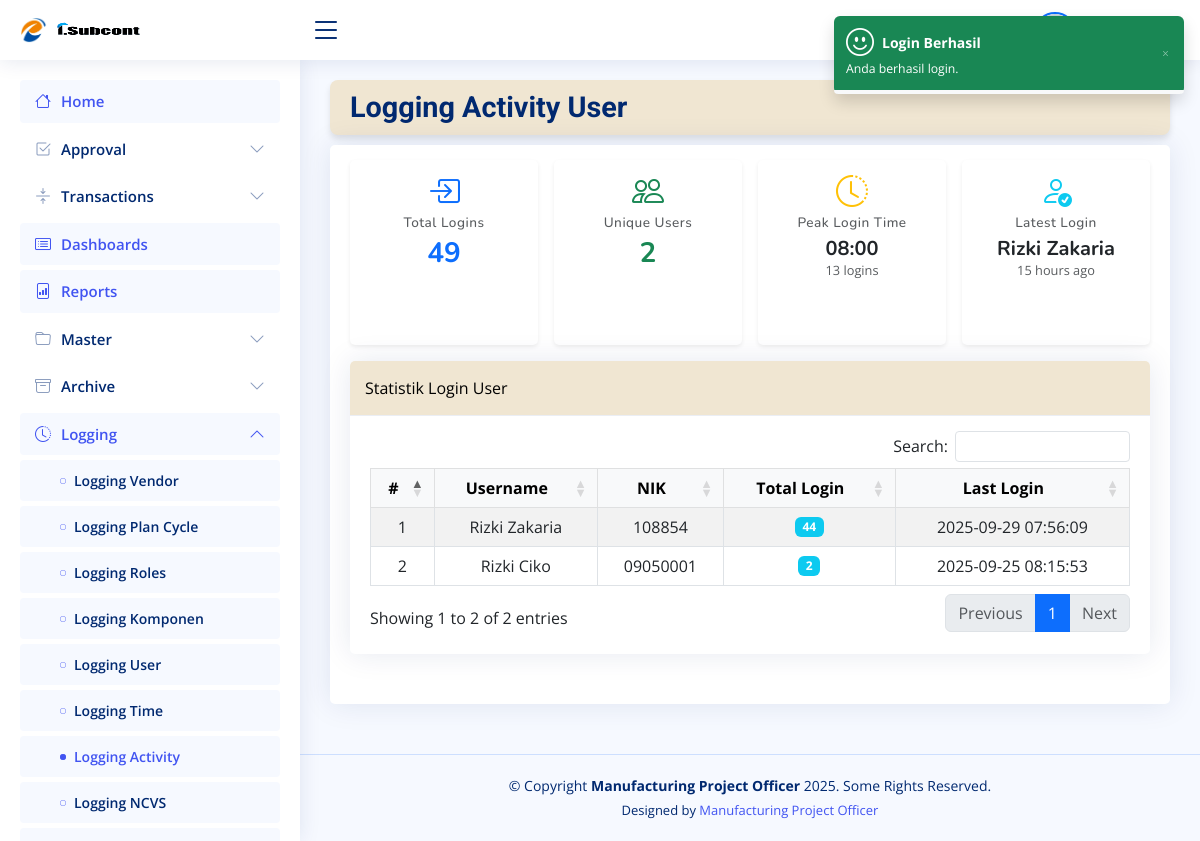
The app's page /pages/log-activity.php (signed in) with its own data.
### tables this page shows
CREATE TABLE `menus` (
  `id` int(11) NOT NULL,
  `name` varchar(100) NOT NULL,
  `key_name` varchar(100) NOT NULL,
  `url` varchar(150) DEFAULT NULL,
  `icon` varchar(50) DEFAULT NULL,
  `parent_id` int(11) DEFAULT NULL,
  `ordering` int(11) DEFAULT 0,
  `is_active` tinyint(1) DEFAULT 1
);

CREATE TABLE `tlog_login` (
  `id_log` int(11) NOT NULL,
  `id_user` int(11) DEFAULT NULL,
  `ip_address` varchar(50) DEFAULT NULL,
  `user_agent` text DEFAULT NULL,
  `login_time` datetime NOT NULL DEFAULT current_timestamp()
);

CREATE TABLE `tbl_user` (
  `id_user` int(11) NOT NULL,
  `username` varchar(50) NOT NULL,
  `role_id` int(11) DEFAULT NULL,
  `nik_user` varchar(50) NOT NULL,
  `pass_user` varchar(255) NOT NULL,
  `pass_plain` varchar(255) NOT NULL,
  `last_login` timestamp NULL DEFAULT NULL,
  `is_deleted` tinyint(4) NOT NULL,
  `updated_by` varchar(50) NOT NULL,
  `timestamp` timestamp NOT NULL DEFAULT current_timestamp()
);

### config/function.php (called while the page is built, shortened)
<?php
function time_elapsed_string($datetime, $full = false): string
{
    $now = new DateTime;
    $ago = new DateTime($datetime);
    $diff = $now->diff($ago);
    $weeks = floor($diff->days / 7);
    $days  = $diff->days % 7;
    $string = [
        'y' => $diff->y . ' year' . ($diff->y > 1 ? 's' : ''),
        'm' => $diff->m . ' month' . ($diff->m > 1 ? 's' : ''),
        'w' => $weeks . ' week' . ($weeks > 1 ? 's' : ''),
        'd' => $days . ' day' . ($days > 1 ? 's' : ''),
        'h' => $diff->h . ' hour' . ($diff->h > 1 ? 's' : ''),
        'i' => $diff->i . ' minute' . ($diff->i > 1 ? 's' : ''),
        's' => $diff->s . ' second' . ($diff->s > 1 ? 's' : ''),
    ];
    foreach ($string as $k => $v) {
        if (strpos($v, '0') === 0) {
            unset($string[$k]);
        }
    }
    if (!$full) {
        $string = array_slice($string, 0, 1);
    }
    return $string ? implode(', ', $string) . ' ago' : 'just now';
}
function get_login_log_stats($conn)
{
    $sql = "SELECT COUNT(*) as total FROM tlog_login";
    $total_logins = $conn->query($sql)->fetch_assoc()['total'];
    $sql = "SELECT COUNT(DISTINCT id_user) as unique_users FROM tlog_login";
    $unique_users = $conn->query($sql)->fetch_assoc()['unique_users'];
    $sql = "SELECT id_user, COUNT(*) as jumlah
            FROM tlog_login
            GROUP BY id_user
            ORDER BY jumlah DESC
            LIMIT 1";
    $most_active = $conn->query($sql)->fetch_assoc();
    $sql = "SELECT l.id_user, u.username, l.login_time, l.ip_address
            FROM tlog_login l
            LEFT JOIN tbl_user u ON l.id_user = u.id_user
            ORDER BY l.login_time DESC
            LIMIT 1;";
    $latest = $conn->query($sql)->fetch_assoc();
    $latest['time_ago'] = time_elapsed_string($latest['login_time']);
    $sql = "SELECT HOUR(login_time) as jam, COUNT(*) as jumlah
            FROM tlog_login
            GROUP BY jam
            ORDER BY jumlah DESC
            LIMIT 1";
    $peak = $conn->query($sql)->fetch_assoc();
    $peak_hour = $peak ? sprintf("%02d:00", $peak['jam']) : '-';
    return [
        'total_logins'   => $total_logins,
        'unique_users'   => $unique_users,
        'most_active'    => $most_active,
        'latest'         => $latest,
        'peak_login'     => [
            'hour'           => $peak_hour,
            'jumlah'         => $peak['jumlah'] ?? 0
        ]
    ];
}

### pages/log-activity.php (the view, shortened to what this page needs)
<?php
require_once __DIR__ . '/../config/function.php';
require_once __DIR__ . '/../config/auth.php';
$stats_query = mysqli_query($conn, "
    SELECT u.id_user, u.username, u.nik_user,
           COUNT(l.id_log) AS total_login,
           MAX(l.login_time) AS last_login
    FROM tbl_user u
    LEFT JOIN tlog_login l ON u.id_user = l.id_user
    GROUP BY u.id_user, u.username, u.nik_user
    ORDER BY total_login DESC
");
$stats = get_login_log_stats($conn);
?>
<!DOCTYPE html>
<html lang="en">
<head>
  <link href="../assets/vendor/bootstrap/css/bootstrap.min.css" rel="stylesheet">
  <link href="../assets/vendor/bootstrap-icons/bootstrap-icons.css" rel="stylesheet">
  <link href="../assets/vendor/boxicons/css/boxicons.min.css" rel="stylesheet">
  <link href="../assets/vendor/quill/quill.snow.css" rel="stylesheet">
  <link href="../assets/vendor/quill/quill.bubble.css" rel="stylesheet">
  <link href="../assets/vendor/remixicon/remixicon.css" rel="stylesheet">
  <link href="../assets/vendor/simple-datatables/style.css" rel="stylesheet">
  <link href="../assets/css/style.css" rel="stylesheet">
  <link href="https://cdn.jsdelivr.net/npm/select2@4.1.0-rc.0/dist/css/select2.min.css" rel="stylesheet" />
  <link href="https://cdn.jsdelivr.net/npm/select2@4.1.0-rc.0/dist/css/select2.min.css" rel="stylesheet" />
  <link rel="stylesheet" href="https://cdn.datatables.net/1.13.6/css/dataTables.bootstrap5.min.css">
  <link rel="stylesheet" href="https://cdn.datatables.net/buttons/2.4.1/css/buttons.bootstrap5.min.css">
  <link rel="stylesheet" href="https://cdn.datatables.net/responsive/2.5.0/css/responsive.bootstrap5.min.css">
</head>
<body>
  <?php
  include_once __DIR__ . '/../includes/header.php';
  ?>
  <main id="main" class="main">
    <div class="pagetitle text-black" style="background-color: #f0e6d2; padding: 10px 20px; border-radius: 8px; box-shadow: 0 4px 6px rgba(0,0,0,0.1);">
      <h1 style="font-size: 1.8rem; font-weight: 700; font-family: 'Roboto', sans-serif;">
        Logging Activity User
      </h1>
    </div>
    <section class="section">
      <div class="row">
        <div class="col-lg-12">
          <div class="card">
            <div class="card-body" style="margin-top: 15px;">
              <div class="row mb-3 g-3">
                <div class="col-md-3 col-sm-6">
                  <div class="card text-center shadow-sm border-0 h-100 card-dashboard">
                    <div class="card-body">
                      <i class="bi bi-box-arrow-in-right text-primary fs-2 mb-2"></i>
                      <h6 class="text-muted">Total Logins</h6>
                      <h3 class="fw-bold text-primary"><?= $stats['total_logins']; ?></h3>
                    </div>
                  </div>
                </div>
                <div class="col-md-3 col-sm-6">
                  <div class="card text-center shadow-sm border-0 h-100 card-dashboard">
                    <div class="card-body">
                      <i class="bi bi-people text-success fs-2 mb-2"></i>
                      <h6 class="text-muted">Unique Users</h6>
                      <h3 class="fw-bold text-success"><?= $stats['unique_users']; ?></h3>
                    </div>
                  </div>
                </div>
                <div class="col-md-3 col-sm-6">
                  <div class="card text-center shadow-sm border-0 h-100 card-dashboard">
                    <div class="card-body">
                      <i class="bi bi-clock-history text-warning fs-2 mb-2"></i>
                      <h6 class="text-muted">Peak Login Time</h6>
                      <h5 class="fw-bold"><?= $stats['peak_login']['hour']; ?></h5>
                      <span class="text-muted"><?= $stats['peak_login']['jumlah']; ?> logins</span>
                    </div>
                  </div>
                </div>
                <div class="col-md-3 col-sm-6">
                  <div class="card text-center shadow-sm border-0 h-100 card-dashboard">
                    <div class="card-body">
                      <i class="bi bi-person-check text-info fs-2 mb-2"></i>
                      <h6 class="text-muted">Latest Login</h6>
                      <h5 class="fw-bold"><?= $stats['latest']['username']; ?></h5>
                      <span class="text-muted"><?= $stats['latest']['time_ago']; ?></span>
                    </div>
                  </div>
                </div>
              </div>
              <div class="card">
                <div class="card-header text-black" style="background-color: #f0e6d2;">
                  Statistik Login User
                </div>
                <div class="card-body" style="margin-top: 15px;">
                    <div class="table-responsive" id="userTable">
                      <table id="example1" class="table table-bordered table-striped text-center align-middle">
                        <thead class="table-light">
                          <tr>
                            <th class="text-center">#</th>
                            <th class="text-center">Username</th>
                            <th class="text-center">NIK</th>
                            <th class="text-center">Total Login</th>
                            <th class="text-center">Last Login</th>
                          </tr>
                        </thead>
                        <tbody>
                          <?php $i = 1; ?>
                          <?php while ($row = mysqli_fetch_assoc($stats_query)): ?>
                            <tr>
                              <td><?= $i++; ?></td>
                              <td><?= htmlspecialchars($row['username']); ?></td>
                              <td><?= htmlspecialchars($row['nik_user']); ?></td>
                              <td><span class="badge bg-info"><?= $row['total_login']; ?></span></td>
                              <td><?= $row['last_login'] ? $row['last_login'] : '<span class="text-muted">Belum pernah login</span>'; ?></td>
                            </tr>
                          <?php endwhile; ?>
                        </tbody>
                      </table>
                    </div>
                </div>
              </div>
            </div>
          </div>
        </div>
      </div>
    </section>
  </main>
  <?php include_once __DIR__ . '/../includes/footer.php' ?>
  <link href="https://cdn.jsdelivr.net/npm/select2@4.1.0-rc.0/dist/css/select2.min.css" rel="stylesheet" />
  <?php include_once __DIR__ . '/../includes/notification.php'; ?>
</body>
</html>

### includes/header.php (shortened to what this page needs)
<header id="header" class="header fixed-top d-flex align-items-center">
  <div class="d-flex align-items-center justify-content-between">
    <a href="./../pages/index.php" class="logo d-flex align-items-center">
      <img src="../assets/img/Logo-Stg.png" alt="">
      <img src="../assets/img/isubcont.png" alt="" style="width: 90px; height: 110px;">
    </a>
    <i class="bi bi-list toggle-sidebar-btn"></i>
  </div>
  <nav class="header-nav ms-auto">
    <ul class="d-flex align-items-center">
      <li class="nav-item dropdown pe-3">
        <a class="nav-link nav-profile d-flex align-items-center pe-0" href="#" data-bs-toggle="dropdown">
          <span class="d-none d-md-block dropdown-toggle ps-2 fw-semibold text-dark">
          </span>
        </a>
      </li>
    </ul>
  </nav>
</header>
<aside id="sidebar" class="sidebar">
  <ul class="sidebar-nav" id="sidebar-nav">
    <?php
     $role_id = isset($_SESSION['role_id']) ? (int)$_SESSION['role_id'] : 0;
     $page = $page ?? '';
     $sql = "SELECT m.*
         FROM menus m
         JOIN role_permissions rp ON rp.menu_id = m.id
         WHERE rp.role_id = '{$role_id}' AND rp.allowed = 1
         ORDER BY COALESCE(m.parent_id, 0), m.ordering ASC";
     $res = mysqli_query($conn, $sql);
     $menusByParent = [];
     $menusById = [];
     while ($r = mysqli_fetch_assoc($res)) {
       $r['id'] = (int)$r['id'];
       $r['parent_id'] = is_null($r['parent_id']) || $r['parent_id'] === '' ? 0 : (int)$r['parent_id'];
       $menusByParent[$r['parent_id']][] = $r;
       $menusById[$r['id']] = $r;
     }
     $activeMenuId = null;
     foreach ($menusById as $id => $m) {
       if (!empty($m['key_name']) && $m['key_name'] === $page) {
         $activeMenuId = $id;
         break;
       }
     }
     $openIds = [];
     if ($activeMenuId) {
       $cursor = $activeMenuId;
       while (!empty($menusById[$cursor]['parent_id'])) {
         $parent = (int)$menusById[$cursor]['parent_id'];
         $openIds[$parent] = true;
         $cursor = $parent;
       }
     }
     function renderMenuTree($parent_id, $menusByParent, $menusById, $activeMenuId, $openIds)
     {
       foreach ($menusByParent[$parent_id] as $menu) {
         $id = (int)$menu['id'];
         $hasChild = !empty($menusByParent[$id]);
         $isActive = ($activeMenuId === $id);
         $isOpen   = isset($openIds[$id]);
         $icon = $menu['icon'] ?: ($hasChild ? 'bi bi-folder' : 'bi bi-circle');
         echo '<li class="nav-item">';
         if ($hasChild) {
           echo '<a class="nav-link ' . ($isOpen ? '' : 'collapsed') . '" data-bs-target="#menu-' . $id . '" data-bs-toggle="collapse" href="#">';
           echo '<i class="' . htmlspecialchars($icon) . '"></i><span>' . htmlspecialchars($menu['name']) . '</span>';
           echo '<i class="bi bi-chevron-down ms-auto"></i></a>';
           echo '<ul id="menu-' . $id . '" class="nav-content collapse ' . ($isOpen ? 'show' : '') . '" data-bs-parent="#sidebar-nav">';
           renderMenuTree($id, $menusByParent, $menusById, $activeMenuId, $openIds);
           echo '</ul>';
         } else {
           echo '<a class="nav-link ' . ($isActive ? 'active' : '') . '" href="' . htmlspecialchars($menu['url']) . '">';
           echo '<i class="' . htmlspecialchars($icon) . '"></i><span>' . htmlspecialchars($menu['name']) . '</span></a>';
         }
         echo '</li>';
       }
     }
     renderMenuTree(0, $menusByParent, $menusById, $activeMenuId, $openIds);
     ?>
  </ul>
</aside>

### records on screen
menus: name "Home"
menus: name "Approval"
menus: name "Transactions"
menus: name "Dashboards"
menus: name "Reports"
menus: name "Master"
menus: name "Archive"
menus: name "Logging"
menus: name "Logging Vendor"
menus: name "Logging Plan Cycle"
menus: name "Logging Roles"
menus: name "Logging Komponen"
menus: name "Logging User"
menus: name "Logging Time"
menus: name "Logging Activity"
menus: name "Logging NCVS"
tlog_login: id_user.username "Rizki Zakaria"
tbl_user: username "Rizki Zakaria", nik_user "108854", total_login "44", last_login "2025-09-29 07:56:09"
tbl_user: username "Rizki Ciko", nik_user "09050001", total_login "2", last_login "2025-09-25 08:15:53"

### other values on screen
$stats['total_logins'] "49"
$stats['unique_users'] "2"
$stats['peak_login']['hour'] "08:00"
$stats['peak_login']['jumlah'] "13"
$stats['latest']['time_ago'] "15 hours ago"
$login_title "Login Berhasil"
$login_message "Anda berhasil login."
